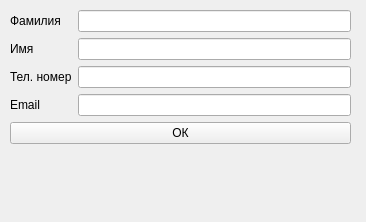
<?xml version="1.0" encoding="UTF-8"?>
<ui version="4.0">
 <class>ChangeVisitor</class>
 <widget class="QWidget" name="ChangeVisitor">
  <property name="geometry">
   <rect>
    <x>0</x>
    <y>0</y>
    <width>366</width>
    <height>222</height>
   </rect>
  </property>
  <property name="windowTitle">
   <string>Добавить/Изменить посетителя</string>
  </property>
  <property name="styleSheet">
   <string notr="true">font: 12pt &quot;MS Shell Dlg 2&quot;;</string>
  </property>
  <widget class="QWidget" name="formLayoutWidget">
   <property name="geometry">
    <rect>
     <x>0</x>
     <y>0</y>
     <width>361</width>
     <height>201</height>
    </rect>
   </property>
   <layout class="QFormLayout" name="formLayout">
    <property name="leftMargin">
     <number>10</number>
    </property>
    <property name="topMargin">
     <number>10</number>
    </property>
    <property name="rightMargin">
     <number>10</number>
    </property>
    <property name="bottomMargin">
     <number>10</number>
    </property>
    <item row="0" column="0">
     <widget class="QLabel" name="label">
      <property name="text">
       <string>Фамилия</string>
      </property>
     </widget>
    </item>
    <item row="1" column="0">
     <widget class="QLabel" name="label_2">
      <property name="text">
       <string>Имя</string>
      </property>
     </widget>
    </item>
    <item row="2" column="0">
     <widget class="QLabel" name="label_3">
      <property name="text">
       <string>Тел. номер</string>
      </property>
     </widget>
    </item>
    <item row="3" column="0">
     <widget class="QLabel" name="label_4">
      <property name="text">
       <string>Email</string>
      </property>
     </widget>
    </item>
    <item row="4" column="0" colspan="2">
     <widget class="QPushButton" name="pushButton">
      <property name="text">
       <string>ОК</string>
      </property>
     </widget>
    </item>
    <item row="3" column="1">
     <widget class="QLineEdit" name="Email"/>
    </item>
    <item row="2" column="1">
     <widget class="QLineEdit" name="phoneNumber"/>
    </item>
    <item row="1" column="1">
     <widget class="QLineEdit" name="Name"/>
    </item>
    <item row="0" column="1">
     <widget class="QLineEdit" name="Surname"/>
    </item>
   </layout>
  </widget>
 </widget>
 <resources/>
 <connections/>
</ui>
